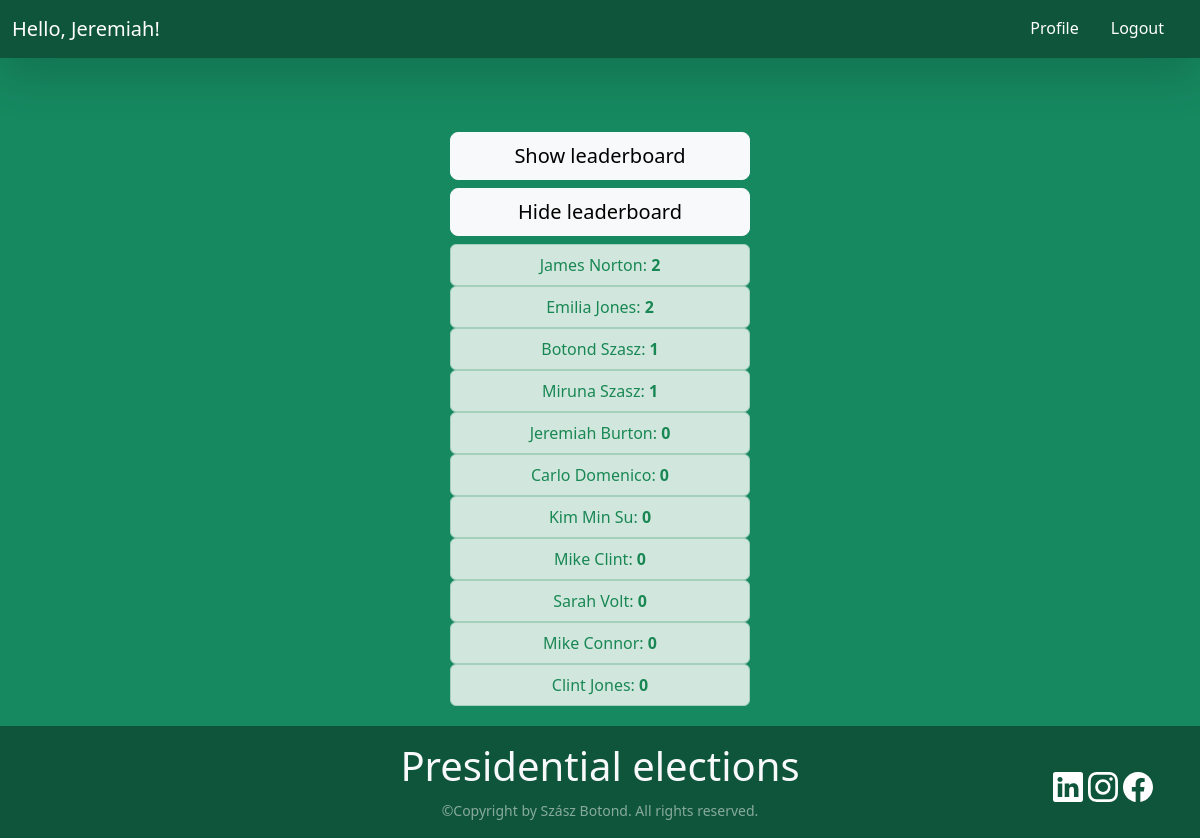
Screenshot of /show_leaderboard (signed in) with the database file from the repository.
### authentication/models.py (models this page shows)
class Profile(models.Model):
    user = models.OneToOneField(User, on_delete=models.CASCADE)
    user_bio = models.TextField(max_length=500, default="Default description")
    hasVoted = models.BooleanField(default=False)
    votedFor = models.IntegerField(default=None, editable=True, null=True)
    numberOfVotes = models.IntegerField(default=0, editable=True)
    hasApplied = models.BooleanField(default=False)
    linkFacebook = models.TextField(max_length=1000, default="")
    linkInstagram = models.TextField(max_length=1000, default="")
    linkLinkedin = models.TextField(max_length=1000, default="")

### authentication/views.py (the view)
# urls.py: path('show_leaderboard', views.show_leaderboard, name="show_leaderboard"),
def show_leaderboard(request):
    all_candidates = Profile.objects.filter(hasApplied=True).order_by('-numberOfVotes')
    current_user = request.user
    firstName = current_user.first_name
    lastName = current_user.last_name
    return render(request, "main-page.html", {"all_candidates":all_candidates, 'firstName': firstName, 'lastName': lastName})

### authentication/templates/main-page.html (shortened to what this page needs)
{% load static %}
<!DOCTYPE html>
<html lang="en">
<head>
    <link href="https://cdn.jsdelivr.net/npm/bootstrap@5.3.2/dist/css/bootstrap.min.css" rel="stylesheet"
>
    <link rel="stylesheet" href="/static/style.css">
</head>
<body style="padding-top: 170px; display: flex; flex-direction: column; min-height: 100vh; width: 100%;">
    {% if user.is_authenticated %}
    <nav class="navbar navbar-expand-lg shadow-lg fixed-top" style="background-color: rgb(15, 85, 60);">
        <div class="container-fluid">
            <a class="navbar-brand text-white" href="/profile">Hello, {{firstName.title}}!</a>
            <div class="collapse navbar-collapse" id="navbarSupportedContent">
                <ul class="navbar-nav justify-content-end flex-grow-1 pe-3 nav-underline">
                    <li class="nav-item">
                        <a class="nav-link text-white" aria-current="page" href="/profile">Profile</a>
                    </li>
                    <li class="nav-item">
                        <a class="nav-link text-white" aria-current="page" href="/logout">Logout</a>
                    </li>
                </ul>
            </div>
        </div>
    </nav>
    <div class="d-grid gap-2 justify-content-center" style="padding-bottom: 20px;">
        <a class="btn btn-lg btn-light h-auto d-inline-block " href="/show_leaderboard" type="submit" role="button">Show
            leaderboard</a>
        <a class="btn btn-lg btn-light h-auto d-inline-block " href="/main_page" type="submit" role="button">Hide
            leaderboard</a>
        <div id="main-page-container" class="d-grid gap-2" style="height: auto; width: 300px;">
            <div id="profile-list" class="h-auto">
                {% if all_candidates %}
                {% for profile in all_candidates %}
                <ul class="list-group">
                    <li class="list-group-item list-group-item-success  text-center">
                        <a href="{% url 'view_profile' profile.user.id %}"
                            class="link-success link-underline-opacity-0 link-underline-opacity-75-hover link-offset-2">
                            {{ profile.user.first_name.title }} {{ profile.user.last_name.title }}: <strong>{{ profile.numberOfVotes }}</strong></a>
                    </li>
                </ul>
                {% endfor %}
                {% endif %}
            </div>
        </div>
    </div>
    {% include 'footer.html' %}
    {% else %}
    <div class="d-grid gap-2">
        <button class="btn btn-light btn-lg" type="submit"><a href="/login" class="form-text">Login</a></button>
        <button class="btn btn-light btn-lg" type="submit"><a href="/register" class="form-text">Register</a></button>
    </div>
    {% endif %}
</body>
</html>

### authentication/static/style.css (style rules this page uses)
html, body { --color-primary: rgb(22, 137, 97); --color-primary-dark: rgb(15, 85, 60); --color-secondary: rgb(47, 81, 135); --color-error: rgb(222, 39, 39); --color-success: rgb(67, 176, 67); --border-radius: 5px; margin: 0px; padding: 0px; height: 100%; min-height: 100vh; display: flex; flex-direction: column; justify-content: center; align-items: center; background-color: var(--color-primary); }

### rows the page displays
Profile: user.first_name "James", user.last_name "Norton", numberOfVotes "2"
Profile: user.first_name "Emilia", user.last_name "Jones", numberOfVotes "2"
Profile: user.first_name "Botond", user.last_name "Szasz", numberOfVotes "1"
Profile: user.first_name "Miruna", user.last_name "Szasz", numberOfVotes "1"
Profile: user.first_name "Jeremiah", user.last_name "Burton", numberOfVotes "0"
Profile: user.first_name "Carlo", user.last_name "Domenico", numberOfVotes "0"
Profile: user.first_name "Kim", user.last_name "Min Su", numberOfVotes "0"
Profile: user.first_name "Mike", user.last_name "Clint", numberOfVotes "0"
Profile: user.first_name "Sarah", user.last_name "Volt", numberOfVotes "0"
Profile: user.first_name "Mike", user.last_name "Connor", numberOfVotes "0"
Profile: user.first_name "Clint", user.last_name "Jones", numberOfVotes "0"

### other values shown
{{ firstName.title }} "Jeremiah"
